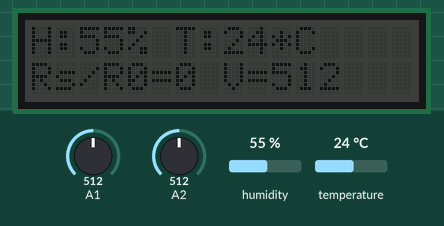
Recording of a sketch running on a simulated Arduino Uno, built with avr-gcc and run on an emulated ATmega328P. Parts: 16×2 character LCD. Wiring (inferred from the names in the program): DHT11 sensor: data A0. The inputs (shaded band) are chosen by the test bench; at power-on: humidity 55 %, A2 = 512, temperature 24 °C, A1 = 512.

Above: at 1.2 s.
1.3 s: humidity set to 22 %
At 3.8 s:
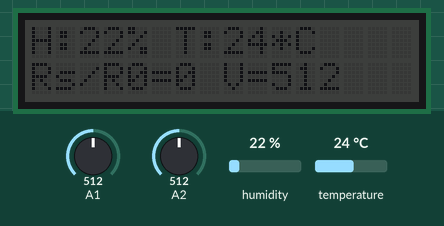
5.7 s: A2 set to 716
At 7.8 s:
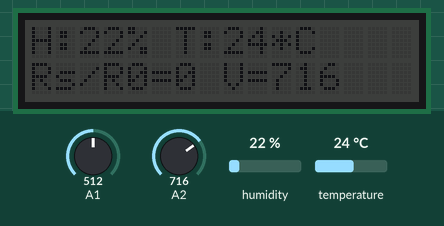
9.8 s: temperature set to 12 °C
At 11.8 s:
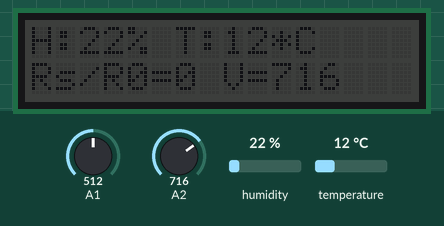
14.0 s: A2 set to 992
At 15.7 s:
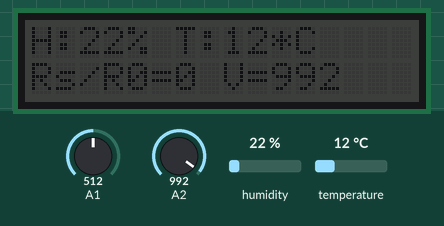
18.1 s: humidity set to 40 %
At 19.7 s:
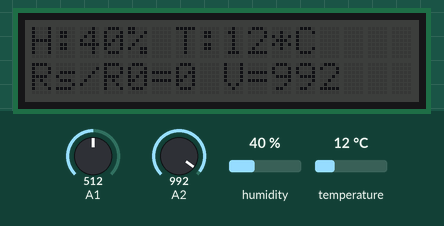
22.3 s: A2 set to 306
At 24.6 s:
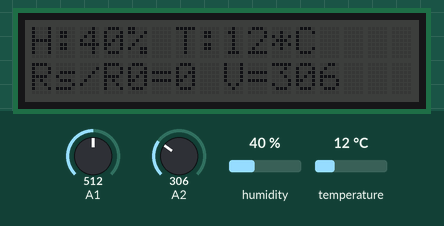
Timing chart, 0 to 26.1 s (numbered marks = the images above; inputs shaded):
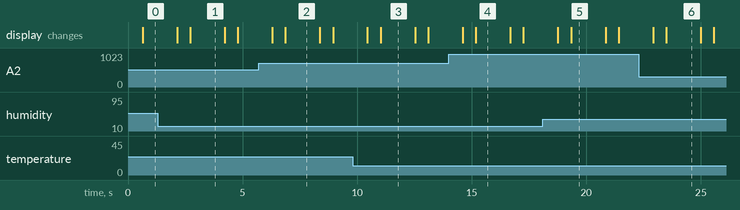

Measured:
- after the input at 1.3 s, the display: first differs from a run without the input after 1.4 s (image 1)
- after the input at 5.7 s, the display: first differs from a run without the input after 1.2 s (image 2)
- after the input at 9.8 s, the display: first differs from a run without the input after 1.2 s (image 3)
- after the input at 14.0 s, the display: first differs from a run without the input after 1.2 s (image 4)
- after the input at 18.1 s, the display: first differs from a run without the input after 1.2 s (image 5)
- after the input at 22.3 s, the display: first differs from a run without the input after 1.2 s (image 6)
- what the display in image 1 shows lasts 1.5 s, from 2.7 s to 4.2 s

The sketch:

TempHumQAIQAE2.ino
```cpp
#include "DHT.h"
#include "AirQuality.h"
#include "Arduino.h"
#include <Wire.h>
#include "rgb_lcd.h"

#define DHTPIN A0         // what pin we're connected to for Temperature Humidity sensor

// Uncomment whatever type you're using!
#define DHTTYPE DHT11   // DHT 11
//#define DHTTYPE DHT22   // DHT 22  (AM2302)
//#define DHTTYPE DHT21   // DHT 21 (AM2301)

DHT dht(DHTPIN, DHTTYPE);
rgb_lcd lcd;

const int colorR = 0;
const int colorG = 3;
const int colorB = 0;

void setup()
{
  lcd.begin(16, 2);
  lcd.setRGB(colorR, colorG, colorB);
  Serial.begin(9600);
  dht.begin();
}

void loop()
{

  // Gas Sensor Exterior
  float sensor_volt_AQE;
  float RS_gas; // Get value of RS in a GAS
  int ratio; // Get ratio RS_GAS/RS_air
  int sensorValue_AQE = analogRead(A2);
  sensor_volt_AQE=(float)sensorValue_AQE/1024*5.0;
  RS_gas = (5.0-sensor_volt_AQE)/sensor_volt_AQE; // omit *RL

  //Gas sensor interior
  float sensor_volt_AQI;
  float sensorValue_AQI;

  int h = dht.readHumidity();
  int t = dht.readTemperature();


  sensorValue_AQI = analogRead(A1);
  sensor_volt_AQI = sensorValue_AQI/1024*5.0;
  ratio = RS_gas/52;  // ratio = RS/R0
  /*-----------------------------------------------------------------------*/
  //Temperature & Humidity
  // check if returns are valid, if they are NaN (not a number) then something went wrong!
  if (isnan(t) || isnan(h))
  {
    lcd.print("Failed to read from DHT");
  }
  else
  {
    lcd.print("H:");
    lcd.print(h);
    lcd.print("% ");
    lcd.print("T:");
    lcd.print(t);
    lcd.print("*C               ");

    //Serial.print("sensor_volt_AQE = ");
    //Serial.print(sensor_volt_AQE);
    //Serial.print(" V");
    //Serial.print("RS_ratio = ");
    //Serial.print(RS_gas);
    lcd.print("             Rs/R0=");
    lcd.print(ratio);

    //lcd.print("  Sens = ");
    //lcd.display(sensor_volt_AQI);
    //lcd.print(" V");
    lcd.print(" V=");
    lcd.print(sensorValue_AQE);
    lcd.print(" ");


    delay(1500);
    lcd.clear();
  }

}
```
